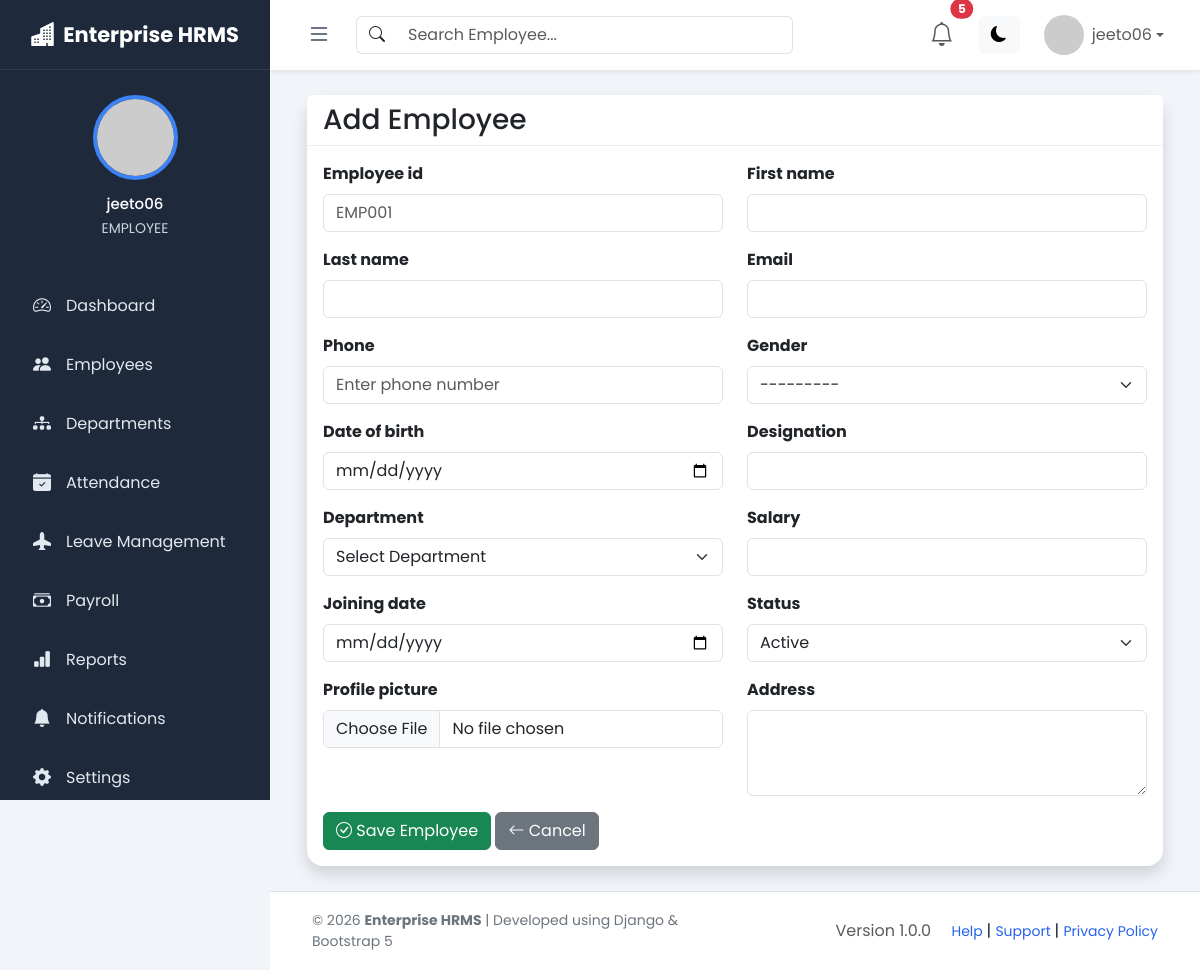
/employees/add/ (signed in), run on the app's committed database.
### accounts/models.py (models this page shows, shortened)
class User(AbstractUser):
    ROLE_CHOICES = (
        ("ADMIN", "Admin"),
        ("HR", "HR"),
        ("EMPLOYEE", "Employee"),
    )
    role = models.CharField(
        max_length=20,
        choices=ROLE_CHOICES,
        default="EMPLOYEE"
    )
    phone = models.CharField(max_length=15, blank=True)
    profile_picture = models.ImageField(
        upload_to="profile_pictures/",
        blank=True,
        null=True
    )

### employees/views.py (the view)
def add_employee(request):
    if request.method == "POST":
        form = EmployeeForm(
            request.POST,
            request.FILES
        )
        if form.is_valid():
            employee = form.save()
            try:
                send_mail(
                    subject="Welcome to Employee Management System",
                    message=f"""
Dear {employee.first_name},

Welcome to our organization!

Your employee account has been created successfully.

Employee ID : {employee.employee_id}

Department : {employee.department}

Designation : {employee.designation}

We wish you a successful journey with us.

Regards,
HR Department
                    """,
                    from_email=settings.DEFAULT_FROM_EMAIL,
                    recipient_list=[
                        employee.email
                    ],
                    fail_silently=True,
                )
            except Exception:
                pass
            messages.success(
                request,
                "Employee added successfully."
            )
            return redirect(
                "employee_list"
            )
    else:
        form = EmployeeForm()
    return render(
        request,
        "employees/add_employee.html",
        {
            "form": form
        }
    )

### departments/models.py (called while the page is built)
    def __str__(self):
        return self.name

### templates/employees/add_employee.html (shortened to what this page needs)
{% extends 'layouts/base.html' %}
{% block content %}
<div class="container-fluid">
    <div class="card shadow rounded-4">
        <div class="card-header">
            <h3 class="mb-0">
                Add Employee
            </h3>
        </div>
        <div class="card-body">
            <form
                method="POST"
                enctype="multipart/form-data"
                id="employeeForm"
            >
                <div class="row">
                    {% for field in form %}
                    <div class="col-md-6 mb-3">
                        <label
                            for="{{ field.id_for_label }}"
                            class="form-label fw-bold"
                        >
                            {{ field.label }}
                        </label>
                        {{ field }}
                    </div>
                    {% endfor %}
                </div>
                <button
                    type="submit"
                    class="btn btn-success"
                >
                    <i class="bi bi-check-circle"></i>
                    Save Employee
                </button>
                <a
                    href="{% url 'employee_list' %}"
                    class="btn btn-secondary"
                >
                    <i class="bi bi-arrow-left"></i>
                    Cancel
                </a>
            </form>
        </div>
    </div>
</div>
{% endblock %}

### templates/layouts/sidebar.html (shortened to what this page needs)
<aside class="sidebar" id="sidebar">
    <div class="sidebar-header">
        <a
            href="{% url 'dashboard' %}"
            class="logo">
            <i class="bi bi-buildings-fill"></i>
            <span class="logo-text">
                Enterprise HRMS
            </span>
        </a>
    </div>
    <div class="user-panel">
        <div class="user-avatar">
            {% if user.is_authenticated and user.profile_picture %}
                <img
                    src="{{ user.profile_picture.url }}"
                    alt="Profile">
            {% else %}
                <img
                    src="https://ui-avatars.com/api/?name={{ user.username }}&background=2563eb&color=fff"
                    alt="Profile">
            {% endif %}
        </div>
        <div class="user-info">
            {% if user.is_authenticated %}
                <h6>
                    {{ user.get_full_name|default:user.username }}
                </h6>
                <small>
                    {{ user.role|default:"Administrator" }}
                </small>
            {% else %}
                <h6>Guest</h6>
                <small>Not Logged In</small>
            {% endif %}
        </div>
    </div>
    <ul class="sidebar-menu">
        <li>
            <a href="{% url 'dashboard' %}">
                <i class="bi bi-speedometer2"></i>
                <span class="menu-text">
                    Dashboard
                </span>
            </a>
        </li>
        <li>
            <a href="{% url 'employee_list' %}">
                <i class="bi bi-people-fill"></i>
                <span class="menu-text">
                    Employees
                </span>
            </a>
        </li>
        <li>
            <a href="{% url 'department_list' %}">
                <i class="bi bi-diagram-3-fill"></i>
                <span class="menu-text">
                    Departments
                </span>
            </a>
        </li>
        <li>
            <a href="{% url 'attendance_list' %}">
                <i class="bi bi-calendar-check-fill"></i>
                <span class="menu-text">
                    Attendance
                </span>
            </a>
        </li>
        <li>
            <a href="{% url 'leave_list' %}">
                <i class="bi bi-airplane-fill"></i>
                <span class="menu-text">
                    Leave Management
                </span>
            </a>
        </li>
        <li>
            <a href="{% url 'payroll_list' %}">
                <i class="bi bi-cash-stack"></i>
                <span class="menu-text">
                    Payroll
                </span>
            </a>
        </li>
        <li>
            <a href="{% url 'report_dashboard' %}">
                <i class="bi bi-bar-chart-fill"></i>
                <span class="menu-text">
                    Reports
                </span>
            </a>
        </li>
        <li>
            <a href="#">
                <i class="bi bi-bell-fill"></i>
                <span class="menu-text">
                    Notifications
                </span>
            </a>
        </li>
        <li>
            <a href="#">
                <i class="bi bi-gear-fill"></i>
                <span class="menu-text">
                    Settings
                </span>
            </a>
        </li>
    </ul>
</aside>

### templates/layouts/navbar.html (shortened to what this page needs)
<nav class="navbar navbar-expand-lg navbar-light bg-white shadow-sm px-3">
    <div class="container-fluid">
        <button
            type="button"
            class="btn sidebar-toggle"
            id="sidebarToggle"
            aria-label="Toggle Sidebar">
            <i class="bi bi-list"></i>
        </button>
        <form class="d-none d-md-flex ms-3 search-form">
            <div class="input-group">
                <span class="input-group-text bg-white">
                    <i class="bi bi-search"></i>
                </span>
                <input
                    type="text"
                    class="form-control"
                    placeholder="Search Employee...">
            </div>
        </form>
        <ul class="navbar-nav ms-auto align-items-center">
            <li class="nav-item dropdown me-3">
                <a
                    class="nav-link position-relative"
                    href="#"
                    data-bs-toggle="dropdown">
                    <i class="bi bi-bell fs-4"></i>
                    <span
                        class="position-absolute top-0 start-100 translate-middle badge rounded-pill bg-danger">
                        5
                    </span>
                </a>
            </li>
            <li class="nav-item me-3">
                <button
                    type="button"
                    class="btn btn-light"
                    id="darkModeBtn">
                    <i class="bi bi-moon-fill"></i>
                </button>
            </li>
            <li class="nav-item dropdown">
                <a
                    class="nav-link dropdown-toggle d-flex align-items-center"
                    href="#"
                    data-bs-toggle="dropdown">
                    {% if user.profile_picture %}
                        <img
                            src="{{ user.profile_picture.url }}"
                            class="rounded-circle me-2"
                            width="40"
                            height="40">
                    {% else %}
                        <img
                            src="https://ui-avatars.com/api/?name={{ user.username }}"
                            class="rounded-circle me-2"
                            width="40"
                            height="40">
                    {% endif %}
                    <span>
                        {{ user.first_name|default:user.username }}
                    </span>
                </a>
            </li>
        </ul>
    </div>
</nav>

### static/css/style.css (style rules this page uses)
* { margin: 0; padding: 0; box-sizing: border-box; }
html, body { width: 100%; min-height: 100%; }
body { font-family: 'Poppins', sans-serif; background: #f1f5f9; color: #1e293b; overflow-x: hidden; }
.sidebar { position: fixed; top: 0; left: 0; width: 270px; height: 100vh; background: #1e293b; color: #ffffff; z-index: 1050; overflow-y: auto; overflow-x: hidden; transition: width 0.3s ease, transform 0.3s ease; }
.sidebar-header { height: 70px; display: flex; align-items: center; justify-content: center; padding: 0 15px; border-bottom: 1px solid rgba(255, 255, 255, 0.08); }
.logo { display: flex; align-items: center; justify-content: center; color: #ffffff; text-decoration: none; font-size: 21px; font-weight: 700; white-space: nowrap; }
.logo i { font-size: 24px; margin-right: 8px; flex-shrink: 0; }
.logo-text { transition: opacity 0.2s ease; }
.user-panel { padding: 25px 15px; text-align: center; }
.user-avatar img { width: 85px; height: 85px; border-radius: 50%; object-fit: cover; border: 4px solid #3b82f6; }
.user-info { margin-top: 15px; transition: opacity 0.2s ease; }
.user-info h6 { margin-bottom: 3px; font-size: 15px; white-space: nowrap; }
.user-info small { color: #cbd5e1; white-space: nowrap; }
.sidebar-menu { list-style: none; padding: 15px; margin: 0; }
.sidebar-menu li { margin-bottom: 8px; }
.sidebar-menu li a { display: flex; align-items: center; width: 100%; min-height: 46px; padding: 12px 15px; border-radius: 10px; color: #e2e8f0; text-decoration: none; transition: background 0.2s ease, color 0.2s ease, transform 0.2s ease; white-space: nowrap; }
.sidebar-menu li a i { min-width: 24px; width: 24px; margin-right: 12px; font-size: 18px; text-align: center; flex-shrink: 0; }
.navbar { height: 70px; position: sticky; top: 0; z-index: 900; }
.sidebar-toggle { width: 42px; height: 42px; display: flex; align-items: center; justify-content: center; border: none; background: transparent; font-size: 24px; color: #334155; }
.search-form { max-width: 600px; width: 50%; }
.navbar .form-control { border-left: none; }
.navbar .input-group-text { border-right: none; }

### static/css/dashboard.css (style rules this page uses)
.card { border:none; border-radius:18px; }
.card-header { background:white; border-bottom:1px solid #eee; font-weight:600; }

### data on the page
User: get_full_name "jeeto06", role "EMPLOYEE", first_name "jeeto06"

### other printed values
{{ field.label }} "Employee id" "First name" "Last name" "Email" "Phone" "Gender" "Date of birth" "Designation" "Department" "Salary" "Joining date" "Status" "Profile picture" "Address"
